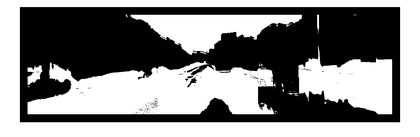
%> input picture classied_um_000000.png, 420 x 137 px, shrunk from 1372 x 446 before the run, given in place of um_000000_classified.png, which was not available
$ octave --eval "postProcess;"   (GNU Octave 9; MATLAB toolbox functions it lacks are replaced by stand-ins)
%> lines starting %> are read from the running program, lines starting %| are printed output that depends on the picture; pictures that were not available may be replaced by others from this repository, and a replacement may not be noted
### getData.m
function data = getData(imname, whatdata)
%> called with imname = 'um_000000', whatdata = 'classified'
globals;
data = [];

switch whatdata
    case {'right'}
        imfile = fullfile(RIGHT_DATA_DIR, sprintf('%s.png', imname));
        im = imread(imfile);
        data.im = im;
    case {'left'}
        imfile = fullfile(LEFT_DATA_DIR, sprintf('%s.png', imname));
        im = imread(imfile);
        data.im = im;
    case{'left-test'}
        imfile = fullfile(LEFT_TEST_DIR, sprintf('%s.png', imname));
        im = imread(imfile);
        data.im = im;
    case{'right-test'}
        imfile = fullfile(RIGHT_TEST_DIR, sprintf('%s.png', imname));
        im = imread(imfile);
        data.im = im;
    case {'calib'}
        fid = fopen(fullfile(CALIB_DATA_DIR, [imname '.txt']), 'r+');
        ids = textscan(fid, '%s');
        ids = ids{1};
        fclose(fid);
        data.ids = ids;
    case{'list'}
        fid = fopen('list.txt');
        ids = textscan(fid, '%s');
        ids = ids{1};
        fclose(fid);
        data.ids = ids;
    case{'testlist'}
        fid = fopen('testlist.txt');
        ids = textscan(fid, '%s');
        ids = ids{1};
        fclose(fid);
        data.ids = ids;
    case{'disparity'}
        %disparity = load(fullfile(RESULTS_DIR,'/disparity/', sprintf('%s.mat', imname)));
        disparity = imread(fullfile(DISPARITY_DIR, sprintf('%s_left_disparity.png',imname)));
        disparity = double(disparity)/256;
        data.disp = disparity;
    case{'depth'}
        %depth = imread(fullfile(DEPTH_DIR, sprintf('%s.png', imname)));
        depth = load(fullfile(DEPTH_DIR, sprintf('%s',imname)));
        data.depth = depth.depth;
    case{'location'}
        location = load(fullfile(LOC_DIR, sprintf('%s',imname)));
        data.location = location;
    case{'gt'}
        [prefix, number] = strtok(imname,'0');
        %imnum = strrep(strrep(strrep(txt, 'umm_',''),'uu_',''), 'um_','');
        groundTruth = imread(fullfile(GT_DATA_DIR, sprintf('%sroad_%s.png',prefix, number)));
        data.groundTruth = groundTruth;
    case{'classifier'}
        classifier = load(fullfile(RESULTS_DIR, 'svmStruct.mat'));
        data.classifier = classifier.svmStruct;
    case{'classified'}
        classified = imread(fullfile(RESULTS_DIR, sprintf('%s_classified.png',imname)));
%> classified is the input picture: size 137x420x3 uint8; min 0, max 255, mean 134
        data.classified = classified;
end;

### globals.m
% [8 lines of commented-out code are left out]

LOC_DIR = '/VOLUMES/LUKE''S/results/location';
CALIB_DATA_DIR = '/VOLUMES/LUKE''S//data_road/training/calib';
DISPARITY_DIR = '/VOLUMES/LUKE''S/results/disparity';
DEPTH_DIR = '/VOLUMES/LUKE''S/results/depth';
RIGHT_DATA_DIR = '/VOLUMES/LUKE''S/data_road_right/training/image_3';
LEFT_DATA_DIR = '/VOLUMES/LUKE''S/data_road/training/image_2';
GT_DATA_DIR = '/VOLUMES/LUKE''S/data_road/training/gt_image_2';

LEFT_TEST_DIR = '/VOLUMES/LUKE''S/data_road/testing/image_2';
RIGHT_TEST_DIR = '/VOLUMES/LUKE''S/data_road_right/testing/image_3';
RESULTS_DIR = '/VOLUMES/LUKE''S/results';

% [8 lines of commented-out code are left out]

### postProcess.m
function postProcess;

globals;
testlist = ['um_000000 ',
            'um_000021 ',
            'um_000032 '
            'um_000043 ',
            'um_000054 ',
            'uu_000000 ',
            'uu_000021 ',
            'uu_000032 ',
            'uu_000043 ',
            'uu_000054 ',
            'umm_000000',
            'umm_000021',
            'umm_000032',
            'umm_000043',
            'umm_000054'];
testlist =  cellstr(testlist);

for i=1:size(testlist,1)
    imname = testlist(i);

    %Get the classified image
    data = getData(char(imname),'classified');
    im = data.classified;

    %Hit it with a gaussian and threshold it
    conv = imgaussfilt(im, 4);
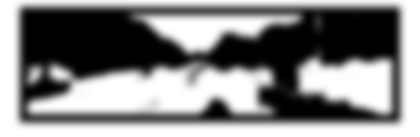
%> conv: size 137x420x3 uint8; min 0, max 255, mean 134; mean of the top-left, top-right, bottom-left and bottom-right quarters 85.5, 87.8, 191.7, 169.7
    conv(conv<200) = 0;
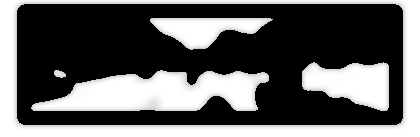
%> conv: size 137x420x3 uint8; min 0, max 255, mean 97.2

    %Write out the post processed results
    imwrite(conv, fullfile(RESULTS_DIR, sprintf( '%s_classified_thresholded.png', char(imname))));

end
%> pass 2 of the loop in postProcess, `for i=1:size(testlist,1)`:
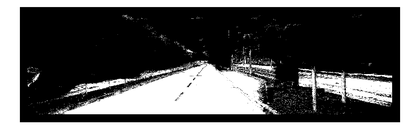
%> input picture classied_um_000000_rbf.png, 420 x 137 px, shrunk from 1372 x 446 before the run, given in place of um_000021_classified.png, which was not available
%> in getData, classified is the input picture: size 137x420x3 uint8; min 0, max 255, mean 101.7
%> in postProcess, `conv = imgaussfilt(im, 4);`:
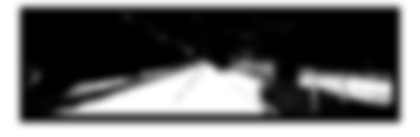
%> conv: size 137x420x3 uint8; min 0, max 255, mean 101.8
%> in postProcess, `conv(conv<200) = 0;`:
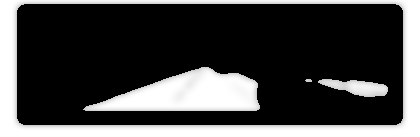
%> conv: size 137x420x3 uint8; min 0, max 255, mean 70.2
%> the run ends on the next line
